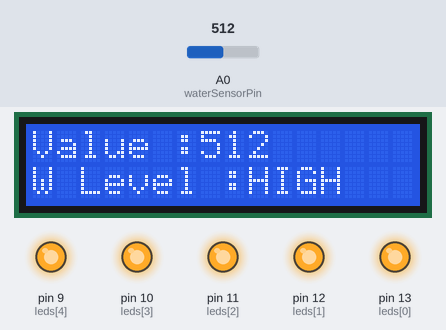
A sketch run on a simulated Arduino Uno, built with avr-gcc and run on an emulated ATmega328P. Parts: 16×2 character LCD, output pins drawn as LEDs (lit = HIGH). Inputs (shaded band) come from the test bench; at power-on: A0 (waterSensorPin) = 512. What the sketch prints to the serial monitor is not drawn.

Above: at 1.2 s.
1.3 s: A0 (waterSensorPin) set to 0
At 3.1 s:
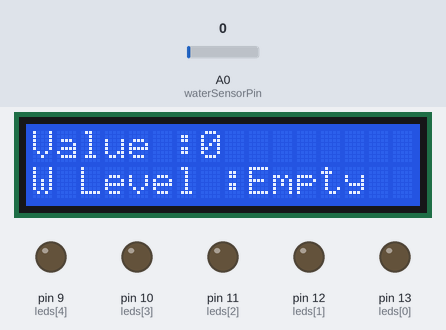
3.6 s: A0 (waterSensorPin) set to 360
At 5.3 s:
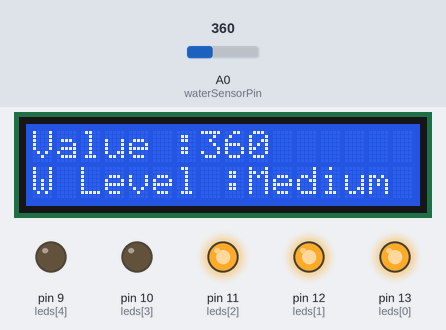
5.6 s: A0 (waterSensorPin) set to 334
At 6.5 s:
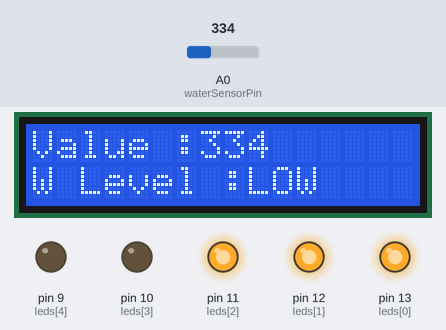
Timing chart, 0 to 8.6 s (numbered marks = the images above; inputs shaded):
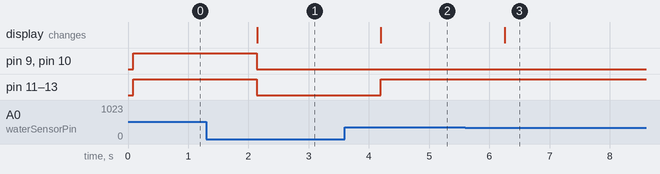

Measured:
- the behaviour switches between 350 and 349 on A0 (waterSensorPin) (found by bisection; images 2 and 3)
- after the input at 1.3 s, pin 9 (leds[4]), pin 10 (leds[3]), pin 11 (leds[2]), pin 12 (leds[1]), pin 13 (leds[0]): HIGH → LOW after 0.84 s; the display: changes after 0.85 s (image 1)
- after the input at 3.6 s, pin 11 (leds[2]), pin 12 (leds[1]), pin 13 (leds[0]): LOW → HIGH after 0.59 s; the display: changes after 0.60 s (image 2)
- after the input at 5.6 s, the display: changes after 0.65 s (image 3)

The sketch:

water_level_detection.ino
```cpp
#include <LiquidCrystal_I2C.h>
LiquidCrystal_I2C lcd(0x27, 16, 2);

// Initialize pins
int waterSensorPin = A0;
int leds[5] = {13, 12, 11, 10, 9};


void setup() {
  Serial.begin(9600);
  // pinMode(ledPin, OUTPUT);

  for(int i=0; i < 5; i++){
    pinMode(leds[i], OUTPUT);
  };

  lcd.init();
  lcd.backlight();
}
void loop() {
  int value = analogRead(waterSensorPin);
  lcd.setCursor(0, 0);
  lcd.print("Value :");
  lcd.print(value);
  lcd.print("   ");
  Serial.println(value);
  lcd.setCursor(0, 1);
  lcd.print("W Level :");


  if (value == 0) {
    for(int i = 0; i < 5; i++) {
      digitalWrite(leds[i], LOW);
    };
    lcd.print("Empty ");
  } else if (value > 1 && value < 350) {
    lcd.print("LOW   ");
  } else if (value > 350 && value < 510) {
    for(int i = 0; i < 3; i++) {
      digitalWrite(leds[i], HIGH);
    };
    lcd.print("Medium");
  } else if (value > 510){
    for(int i=0; i < 5; i++) {
      digitalWrite(leds[i], HIGH);
    };
    lcd.print("HIGH  ");
  }

  delay(1000);
}
```
